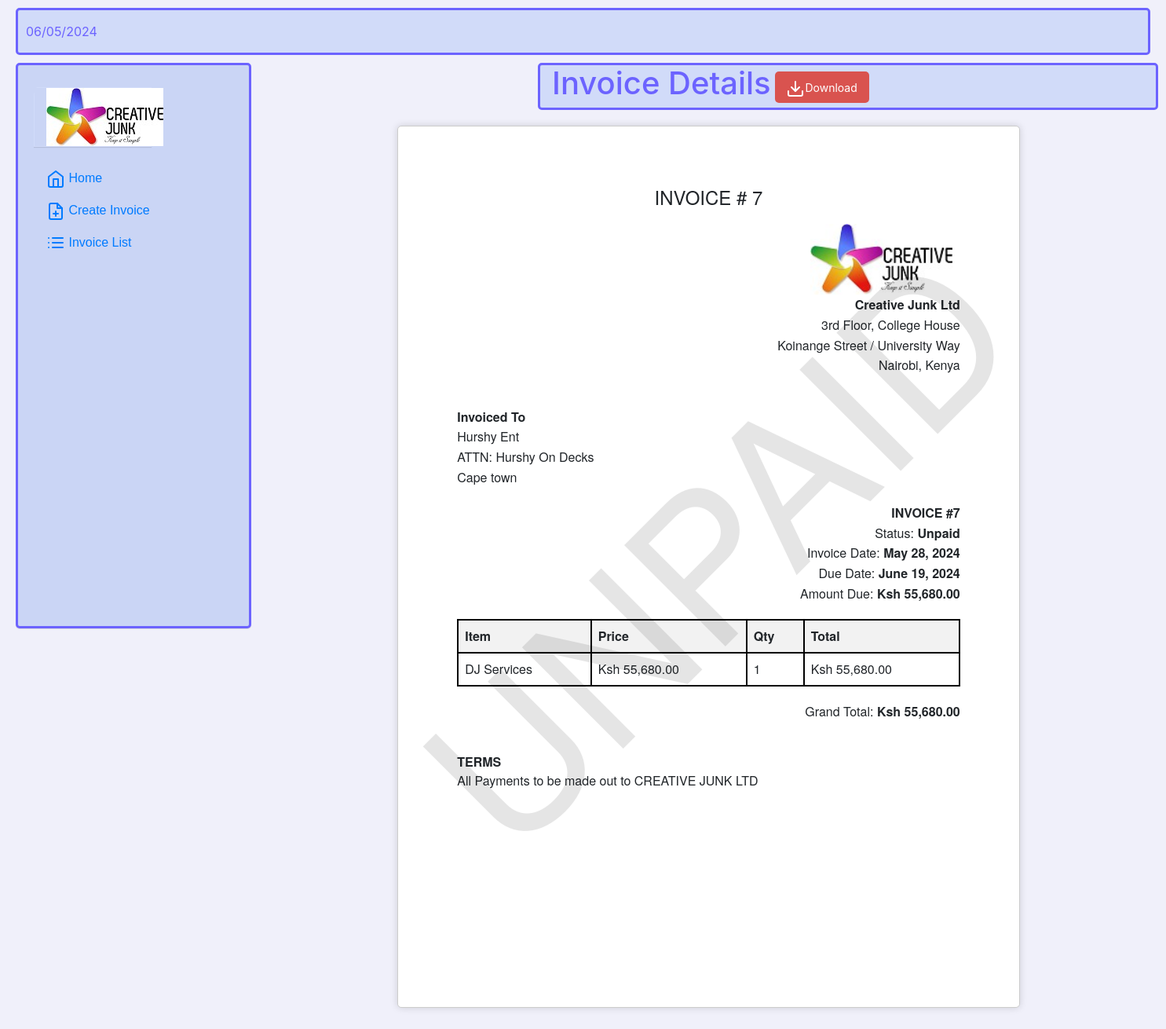
Page /invoice/7/ on the earlier database version.
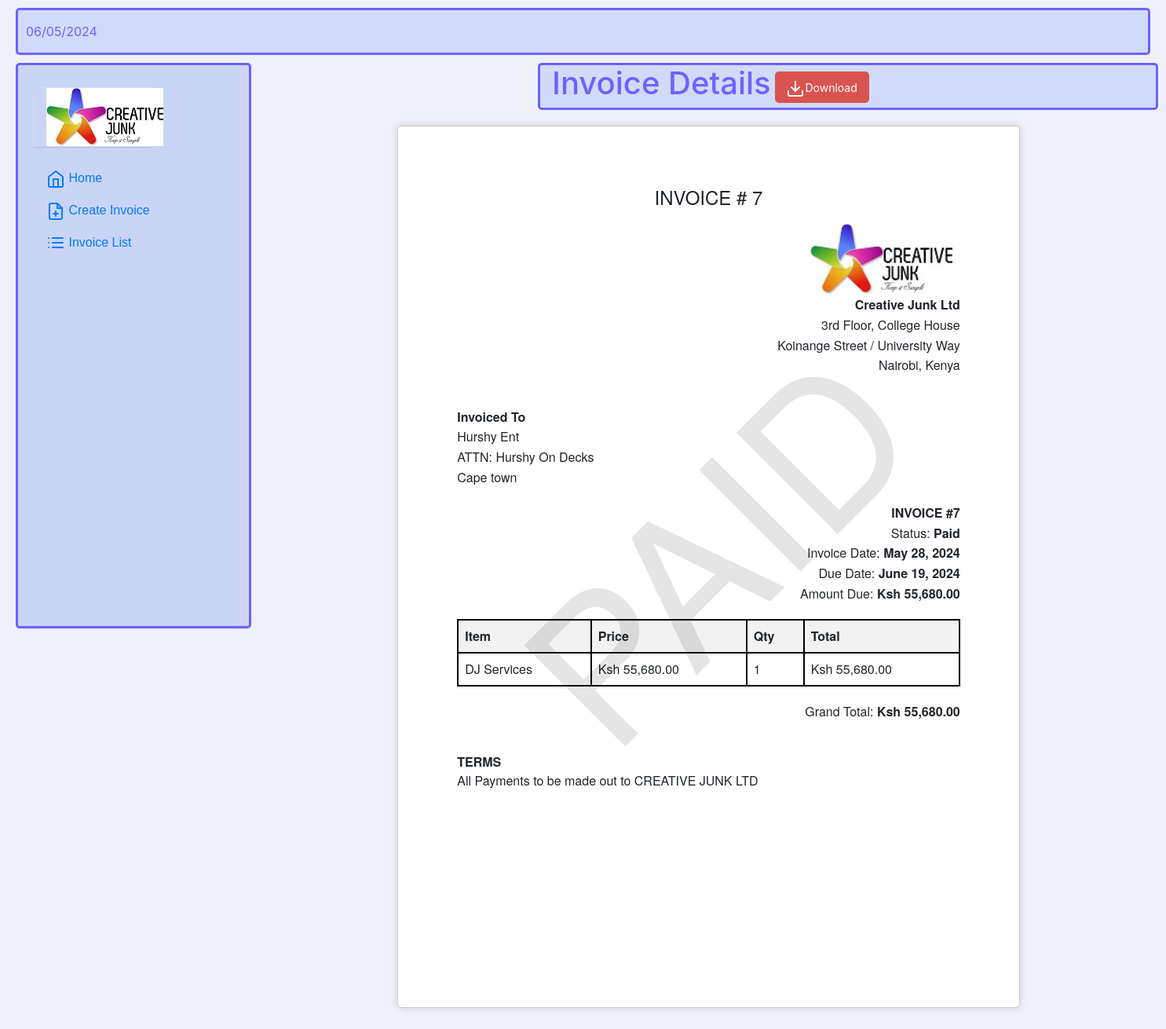
Same page on the later database version.
### invoicing_app/models.py (models this page shows, shortened)
class Invoice(models.Model):
    company_name = models.CharField(max_length=100)
    client_name = models.CharField(max_length=200)
    billing_address = models.CharField(max_length=200)
    item_description = models.TextField()
    item_quantity = models.IntegerField()
    item_price = models.DecimalField(max_digits=10, decimal_places=2)
    created_at = models.DateTimeField(auto_now_add=True)
    due_date = models.DateTimeField()
    paid = models.BooleanField(default=False)
    @property
    def total_cost(self):
        return self.item_quantity * self.item_price

### invoicing_app/views.py (the view)
# urls.py: path('invoice/<int:invoice_id>/', invoice_detail, name='invoice_detail'),
def invoice_detail(request, invoice_id):
    invoice = get_object_or_404(Invoice, pk=invoice_id)
    return render(request, 'invoice/invoice_detail.html', {'invoice': invoice})

### login/templates/invoice/invoice_detail.html (shortened to what this page needs)
{% extends 'invoice/index.html' %}
{% block css %}
{% load static %}
    <link rel="stylesheet" href="{% static 'invoice/invoice_detail.css' %}">
{% endblock %}
{% load humanize %}
{% block content %}
<div class="header">
    <div class="page_title">
        <h1>Invoice Details</h1>
        <div class="download">
            <a href="{% url 'invoicing_app:generate_invoice_pdf' invoice.id %}" class="btn btn-secondary btn-sm">
                <span data-feather="download"></span>Download</a>
        </div>
    </div>
</div>
<div class="invoice-box">
    {% if invoice.paid %}
    <div class="watermark paid">PAID</div>
    {% else %}
    <div class="watermark unpaid">UNPAID</div>
    {% endif %}
    <h1>INVOICE # {{ invoice.id }}</h1>
    <div class="company-brand">
        {% load static %}
        <img src="{% static 'invoice/creative-junk_logo.jpg'%}"><br>
    </div>
    <div class="company-info">
        <p><strong>Creative Junk Ltd</strong></p>
        <p>3rd Floor, College House</p>
        <p>Koinange Street / University Way</p>
        <p>Nairobi, Kenya</p>
    </div>
    <div class="invoice-to">
        <p><strong>Invoiced To</strong></p>
        <p>{{ invoice.company_name }}</p>
        <p>ATTN: {{ invoice.client_name }}</p>
        <p>{{ invoice.billing_address }}</p>
    </div>
    <div class="invoice-details">
        <p><strong>INVOICE #{{ invoice.id }}</strong></p>
        <p>Status: <strong>{{invoice.paid|yesno:"Paid,Unpaid" }}</strong></span></p>
        <p>Invoice Date: <strong>{{ invoice.created_at|date:"DATE_FORMAT" }}</strong></p>
        <p>Due Date: <strong>{{ invoice.due_date|date:"DATE_FORMAT" }}</strong></p>
        <p>Amount Due: <strong>Ksh {{ invoice.total_cost | floatformat:2|intcomma }}</strong></p>
    </div>
    <table>
        <thead>
            <tr>
                <th>Item</th>
                <th>Price</th>
                <th>Qty</th>
                <th>Total</th>
            </tr>
        </thead>
        <tbody>
            <tr>
                <td>{{ invoice.item_description }}</td>
                <td>Ksh {{ invoice.item_price | floatformat:2|intcomma }}</td>
                <td>{{ invoice.item_quantity }}</td>
                <td>Ksh {{ invoice.total_cost | floatformat:2|intcomma }}</td>
            </tr>
        </tbody>
    </table>
    <div class="totals">
        <p>Grand Total: <strong>Ksh {{ invoice.total_cost | floatformat:2|intcomma }}</strong></p>
    </div>
    <div class="terms">
        <p><strong>TERMS</strong></p>
        <p>All Payments to be made out to CREATIVE JUNK LTD</p>
    </div>
</div>
{% endblock %}

### login/templates/invoice/index.html (shortened to what this page needs)
{% load humanize %}
<!DOCTYPE html>
<html lang="en">
<head>
    <link href="https://maxcdn.bootstrapcdn.com/bootstrap/4.0.0/css/bootstrap.min.css" rel="stylesheet">
    <link href="https://stackpath.bootstrapcdn.com/bootstrap/4.5.2/css/bootstrap.min.css" rel="stylesheet">
    <link href="https://cdnjs.cloudflare.com/ajax/libs/font-awesome/5.15.3/css/all.min.css" rel="stylesheet">
    {% load static %}
    <link rel="stylesheet" href="{% static 'invoice/dash.css' %}">
    {% block css %}{% endblock %}
</head>
<body>
    <nav class="sidebar">
        <div class="sidebar-sticky">
            <div class="company-logo">
                <img src="{% static 'invoice/creative-junk_logo.jpg'%}"><br>
            </div>
            <ul class="nav flex-column">
                <li class="nav-item">
                    <a class="nav-link {% if page_title == 'Home' %}active{% endif %}"
                        href="{% url 'invoicing_app:dashboard' %}">
                        <span data-feather="home"></span>
                        Home
                    </a>
                </li>
                <li class="nav-item">
                    <a class="nav-link {% if page_title == 'Create Invoice' %}active{% endif %}"
                        href="{% url 'invoicing_app:create_invoice' %}">
                        <span data-feather="file-plus"></span>
                        Create Invoice
                    </a>
                </li>
                <li class="nav-item">
                    <a class="nav-link {% if page_title == 'Invoice List' %}active{% endif %}"
                        href="{% url 'invoicing_app:invoice_list' %}">
                        <span data-feather="list"></span>
                        Invoice List
                    </a>
                </li>
            </ul>
        </div>
    </nav>
    <div class="head">
        <div class="date" id="current-date"></div>
        <div class="form-group">
        </div>
    </div>
    <div class="content">
        {% block content %}{% endblock %}
    </div>
</body>
</html>

### login/static/invoice/dash.css (style rules this page uses)
* { margin: 0; padding: 0; box-sizing: border-box; }
body { margin: 0; display: flex; background-color: #f0f0fa; height: 80vh; justify-content: center; }
.sidebar { position: fixed; left: 0; z-index: 100; box-shadow: inset -1px 0 0 rgba(0, 0, 0, 0.1); border-radius: 5px; width: 300px; background-color: #cad5f5; padding: 20px; box-shadow: 0 1px 1px rgba(0, 0, 0, 0.1); height: 90vh; overflow: hidden; border: solid 3px #6C63FF; margin: 20px; box-sizing: border-box; margin-top: 80px; }
.company-logo { padding-left: 15px; width: 150px; height: 76px; box-shadow: 0 1px 1px rgba(0, 0, 0, 0.1); border: solid 1px #d1dbf9; margin-bottom: 20px; }
.sidebar-sticky { position: -webkit-sticky; position: sticky; top: 0; height: calc(100vh - 48px); padding-top: 0.5rem; overflow-x: hidden; overflow-y: auto; border-radius: 20px; font-family: Arial, Helvetica, sans-serif; }
.head { display: flex; position: fixed; padding: 10px; background-color: #d1dbf9; color: #6C63FF; align-items: center; height: 60px; box-sizing: border-box; position: relative; z-index: 1000; border-radius: 5px; border: solid 3px #6C63FF; margin-top: 10px; text-align: right; width: 100%; justify-content: space-between; margin-left: 20px; margin-right: 20px; }
.date { display: flex; text-align: left; align-items: center; }
.page-title, .form-group { padding: 5px; }
.form-group { position: relative; padding: 8px 30px 8px 30px; outline: none; }
.content { position: absolute; margin-left: 320px; padding: 20px; width: calc(100% - 320px); box-sizing: border-box; margin-top: 60px; }

### login/static/invoice/invoice_detail.css (style rules this page uses)
.header { padding: 10px; text-align: right; background-color: #d1dbf9; border-radius: 5px; margin-bottom: 8px; display: flex; width: 790px; border: solid 3px #6C63FF; margin-left: 345px; justify-content: space-between; box-sizing: border-box; height: 60px; align-items: center; }
.page_title { display: flex; text-align: left; color: #6C63FF; align-items: center; padding-left: 20px; }
.page_title a { color: #fff; background-color: #d9534f; border: none; padding: 10px 10px; border-radius: 5px; cursor: pointer; position: relative; height: 40px; width: 120px; margin-top: 5px; }
.download { margin-bottom: 4px; position: relative; padding: 8px 30px 8px 10px; border-radius: 4px; outline: none; justify-content: flex-end; box-sizing: border-box; }
.page_title, .download { padding: 5px; flex: 1; }
.invoice-box { height: 297mm; width: 210mm; background-color: #fff; padding: 20mm; margin: 20px auto; border: 1px solid #ccc; box-shadow: 0 0 10px rgba(0, 0, 0, 0.15); border-radius: 5px; font-size: 16px; line-height: 24px; font-family: 'Helvetica Neue', 'Helvetica', Helvetica, Arial, sans-serif; box-sizing: border-box; justify-content: center; align-items: center; }
.invoice-box h1 { font-size: 24px; text-align: center; margin-bottom: 20px; }
.company-info, .invoice-to, .invoice-details { margin-bottom: 20px; }
.company-info p { margin: 0; line-height: 1.6; text-align: right; vertical-align: text-bottom; }
.company-brand img { justify-content: flex-end; height: 90px; margin-left: 450px; }
.invoice-to p, .invoice-details p { margin: 0; line-height: 1.6; }
.invoice-to { margin-top: 40px; }
.invoice-details { text-align: right; }
table { width: 100%; border-collapse: collapse; margin-bottom: 20px; line-height: inherit; text-align: left; }
table th, table td { border: 2px solid #000000; padding: 8px; text-align: left; vertical-align: top; }
table th { background-color: #f2f2f2; }
.totals { text-align: right; margin-bottom: 20px; }
.terms { margin-top: 40px; }
.terms p { margin: 0; }
.watermark { position: absolute; top: 50%; left: 50%; transform: translate(-50%, -50%) rotate(-45deg); font-size: 250px; color: rgba(0, 0, 0, 0.1); pointer-events: none; user-select: none; z-index: 1000; margin-left: 0px; white-space: nowrap; }
.watermark.paid { content: 'PAID'; }

Differences in the rows shown:
changed Invoice "Hurshy Ent": paid "Unpaid" → "Paid"
